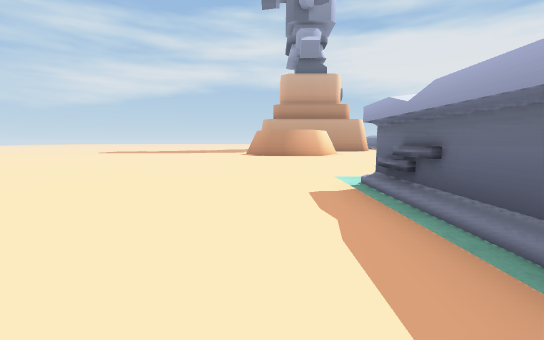
view 1 (above)

24 first-person views from a walk through a Unity game level. The camera is 1.2 m above the floor, tilts 6° down and sees 90° across. The floor is counted in squares, 2 m on a side. Each view is taken from the middle of a square. On the plan, view 1 faces up. The plan holds only what a view shows up to about 9 squares ahead; the rest is blank. The place goes on beyond the plan. The player character is not drawn.

view 2
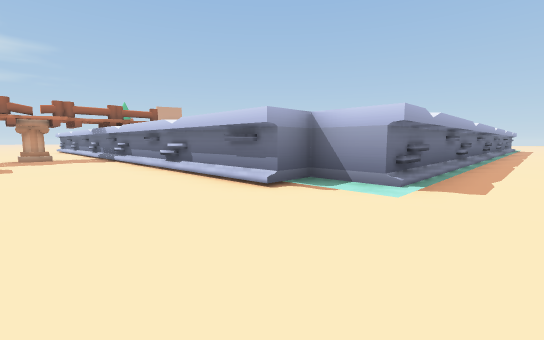

view 3
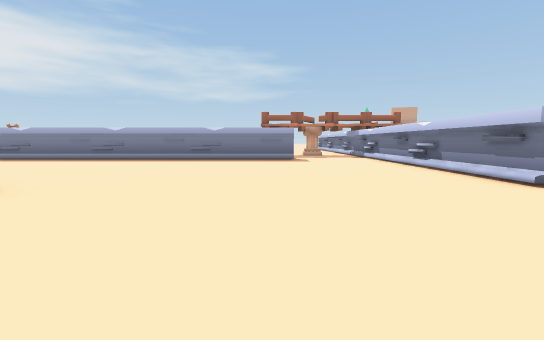

view 4
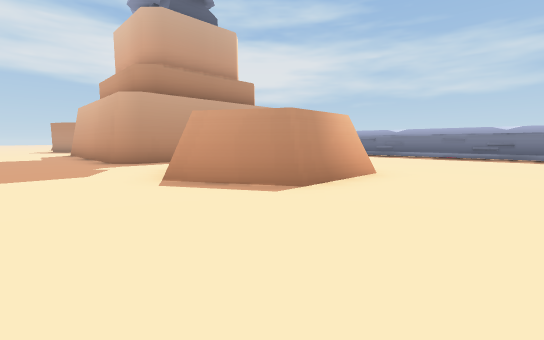

view 5
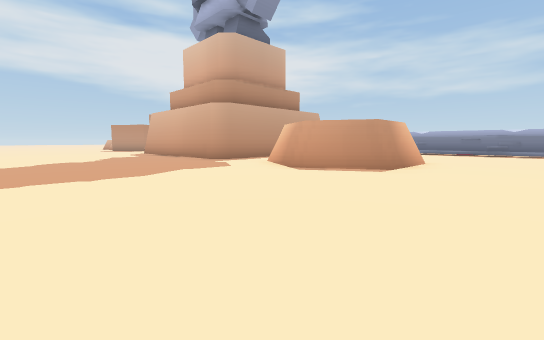

view 6
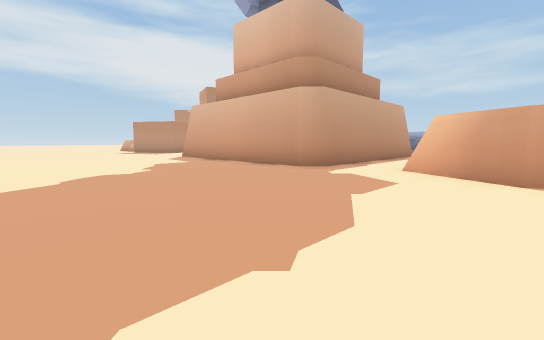

view 7
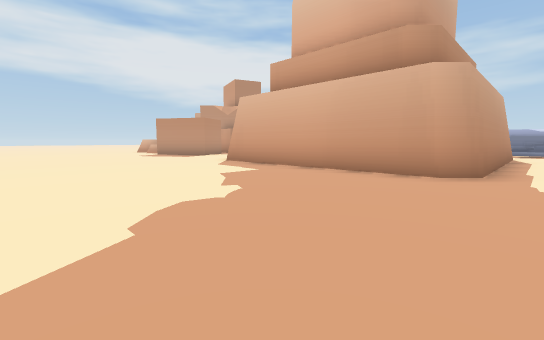

view 8
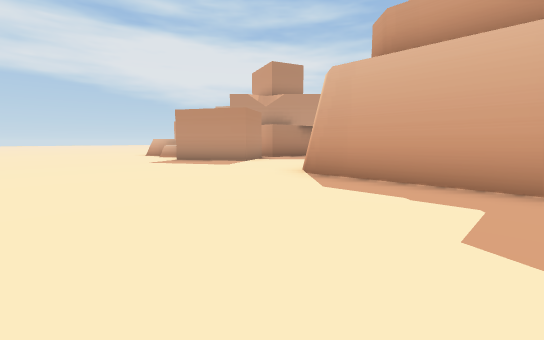

view 9
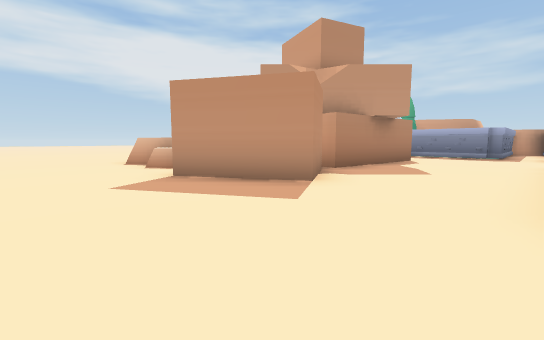

view 10
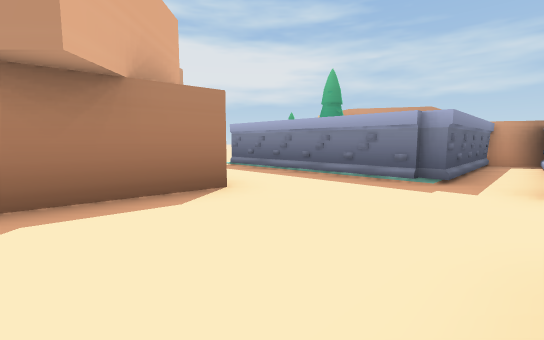

view 11
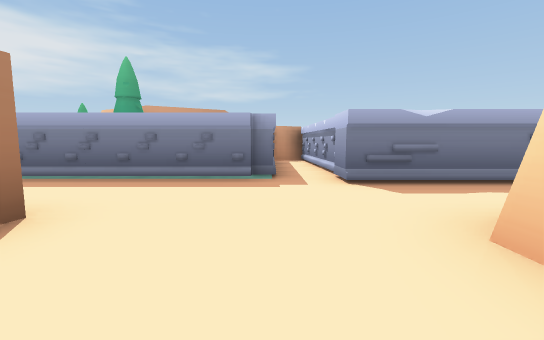

view 12
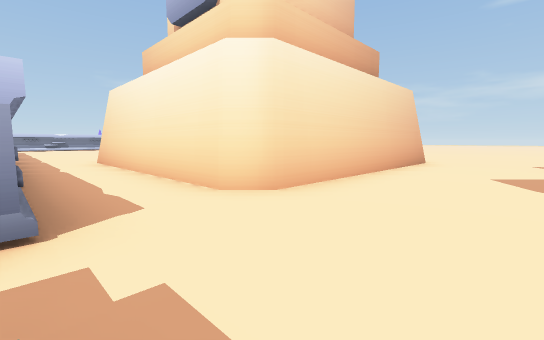

view 13
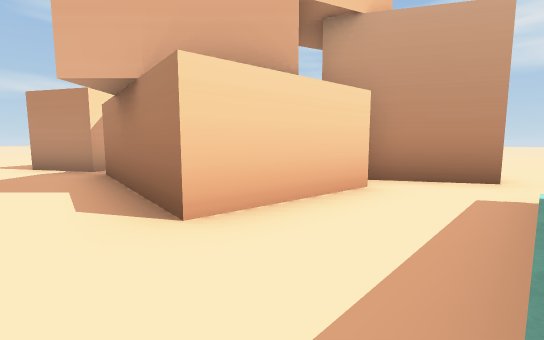

view 14
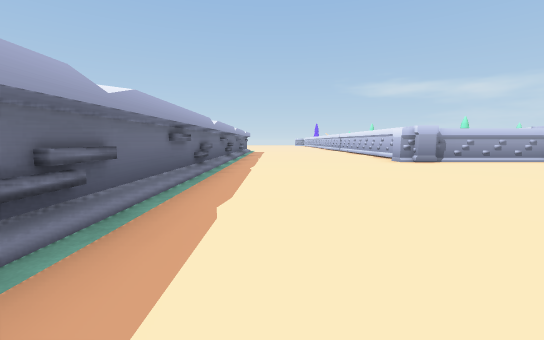

view 15
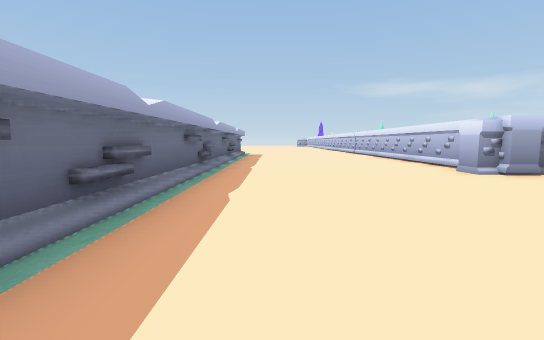

view 16
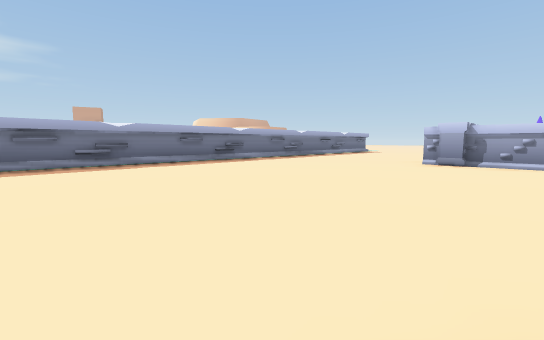

view 17
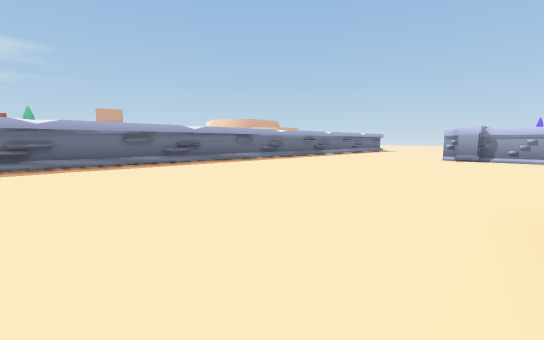

view 18
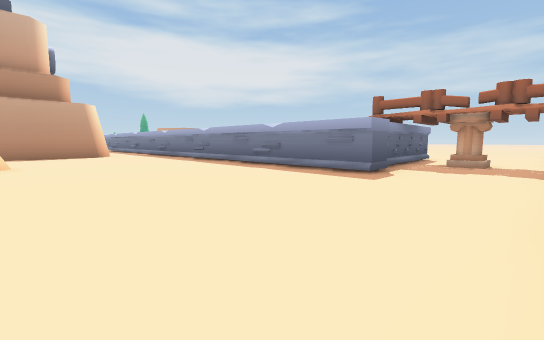

view 19
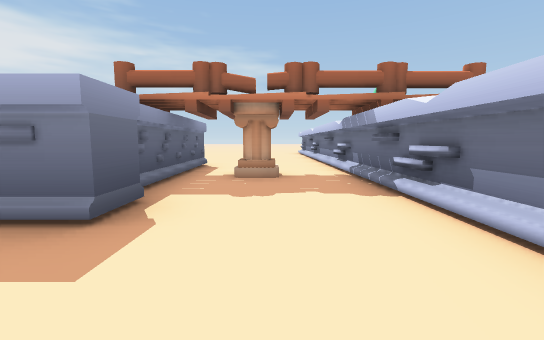

view 20
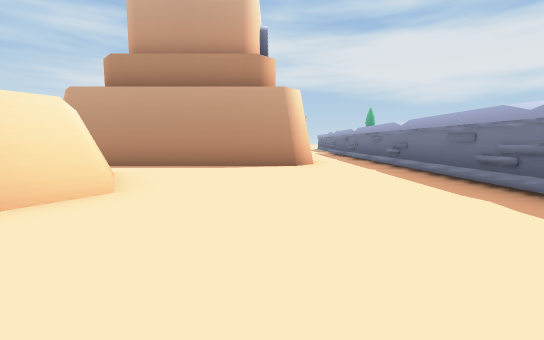

view 21
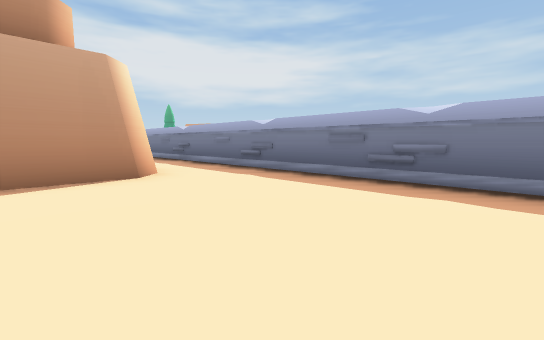

view 22
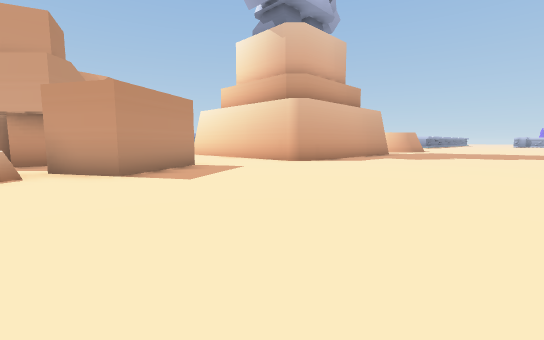

view 23
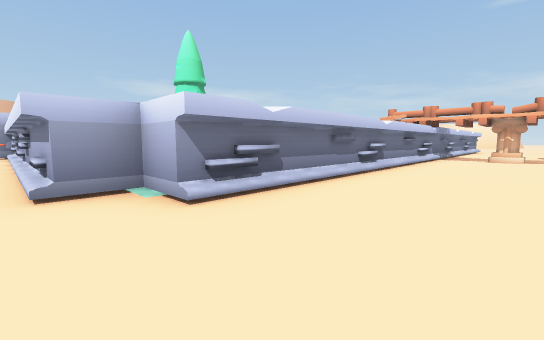

view 24
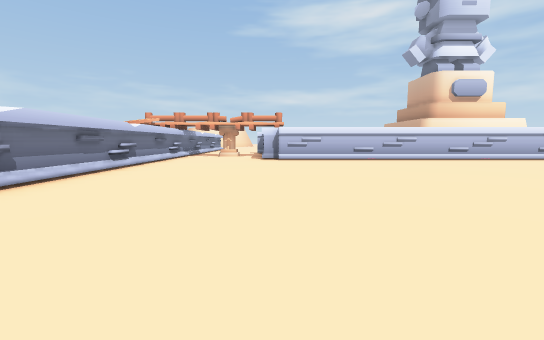

### Floor plan
Points are (right, up) in squares from view 1. A wall is a line through its corners. A room is listed if a view was taken in it or the views show most of it. See-through windows are left out.
Room 1 (views 1, 2, 3, 4, 5, 6, 7, 8, 9, 10, 11, 12, 13, 14, 15, 16, 17, 18, 19, 20, 21, 22)
walls: (2, 11.4) (0, 11.4); (1.9, 11.6) (-0.2, 11.6) (-1.1, 13.2); (-1, 13.1) (-0.7, 13.6); (-0.6, 13.7) (0.1, 14.9); (3, 13.2) (2.5, 12.3); (1.9, 14.8) (2.8, 13.2) (2.4, 12.5); (-0.2, 16.7) (-0.8, 17.3) (-0.8, 23) (-0.2, 23.6) (5.5, 23.6) (6, 23.1) (6, 17.2) (5.6, 16.7) (-0.2, 16.7); (8.8, 7.3) (7.9, 7.3) (7.9, 23.9) (13.1, 23.9); (13, 7.7) (9.2, 7.6); (8.4, 25) (8.4, 27.5); (-4.8, -6.7) (-4, -6.7); (1.8, 27.3) (0.3, 26.5) (-0.9, 28.6) (0.6, 29.4); (-4.2, -6.9) (-3.7, -6.9) (-3.7, -7.5); (6.1, 26.9) (2.4, 27.3) (2.5, 28.5); (-6.5, -6.9) (-4.6, -6.9); (-4.1, -7.9) (-4.1, -11.1); (1.2, -8.9) (1.2, 3.6) (2.6, 3.6) (2.5, 4.3) (14.6, 4.4); (1.4, -10.9) (1.4, 3.6)
low walls: (-1.1, 13.2) (-0.1, 15); (2, 14.9) (3, 13.2); (-0.1, 29.8) (-0.5, 30.5)
ways out: opening at (13.7, 6) to room 2; opening at (1, 29) to room 3; opening at (7.5, 27)
objects: column (11, 6)
Room 2 (views 23, 24)
walls: (13.2, 16.8) (13.2, 8.1); (13, 8.3) (13, 7.7); (14.6, 4.4) (19.8, 4.5) (19.8, 3.6) (20.6, 3.6) (20.6, -1.2)
ways out: opening at (13.7, 6) to room 1; opening at (21.5, -4)
Room 3 (no view inside)
walls: (2.5, 28.5) (2.6, 29.9)
ways out: opening at (1, 29) to room 1

Positions as (right, up) in squares from view 1, and headings:
1: (0, 0), facing up
2: (0, 7), facing down-right
3: (-1, 8), facing right
4: (-3, 9), facing up-right
5: (-6, 9), facing up-right
6: (-6, 13), facing up-right
7: (-6, 16), facing up-right
8: (-5, 20), facing up-right
9: (-3, 24), facing up-right
10: (4, 24), facing up-right
11: (4, 25), facing right
12: (8, 26), facing down-left
13: (8, 26), facing up-left
14: (0, 1), facing down
15: (0, -2), facing down
16: (-6, 1), facing down-right
17: (-6, 3), facing down-right
18: (3, 5), facing up-right
19: (6, 6), facing right
20: (5, 10), facing up
21: (4, 12), facing up-right
22: (-6, 30), facing down-right
23: (21, 7), facing down-left
24: (22, 8), facing left
